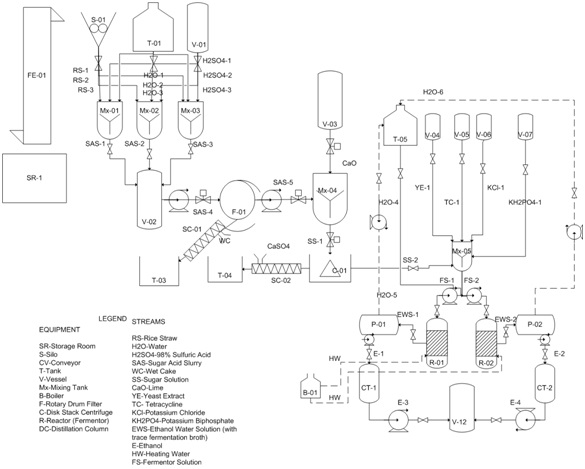
#> input picture drawing.jpg, 585 x 469 px
$ jupyter execute --allow-errors Keras_ocr.ipynb
#> lines starting #> are read from the running program, lines starting #| are printed output that depends on the picture
[cell 1]
import keras_ocr
from keras_ocr import detection,recognition
import matplotlib.pyplot as plt
import pandas as pd

#> (the rest of this cell did not finish here and is left out)

#> (a cell that did not finish here is left out)

[cell 3]
import cv2
from PIL import Image
import numpy as np

img = cv2.imread("drawing.jpg")
#> img is the input picture: shape (469, 585, 3); min 0, max 255, mean 247.1

[cell 4]
sharpening_filter = np.array([[-1,-1,-1],[-1,9,-1],[-1,-1,-1]])

[cell 5]
sharpened_image= cv2.filter2D(img,-1,sharpening_filter)
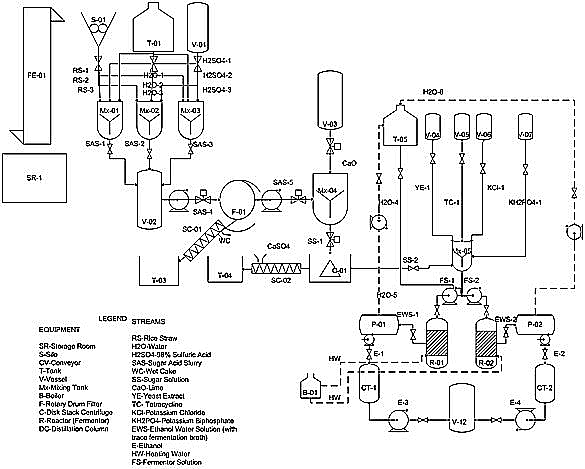
#> sharpened_image: shape (469, 585, 3); min 0, max 255, mean 237.9

[cell 6]
plt.figure(figsize = (20,20))
plt.imshow(sharpened_image)

#> (a cell that did not finish here is left out)

[cell 8]
from google.colab import files
files.upload()
#> the answer given: drawing.jpg
